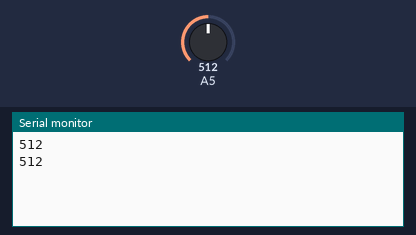
Simulated run of this sketch. Board: Arduino Uno, built with avr-gcc and run on an emulated ATmega328P. Parts: the last lines printed to the serial monitor. The test bench sets the inputs (shaded band); at power-on: A5 = 512.

Above: at 1.8 s.
1.9 s: A5 set to 716
At 2.8 s:
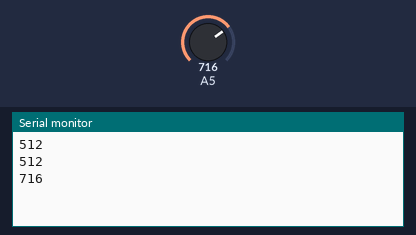
3.4 s: A5 set to 900
At 4.4 s:
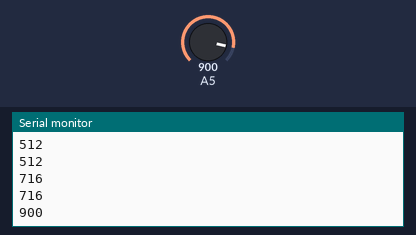
Timing chart, 0 to 6.4 s (numbered marks = the images above; inputs shaded):
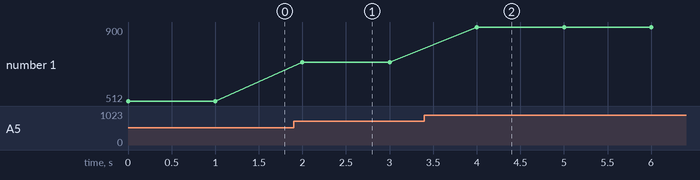

Measured:
- after the input at 1.9 s, the serial monitor: prints a new line after 0.10 s (image 1)
- after the input at 3.4 s, the serial monitor: prints a new line after 0.60 s (image 2)
- plotted number 1: 512 → 716 after the input at 1.9 s, 716 → 900 after the input at 3.4 s

The sketch:

sketch_potentiometer_reading.ino
```cpp
void setup() {
  // put your setup code here, to run once:
  // 5V pin is used as output.
  pinMode(A5, INPUT);
  Serial.begin(9600);
}

void loop() {
  // put your main code here, to run repeatedly:
  Serial.println(analogRead(A5));
  delay(1000);
}
```
